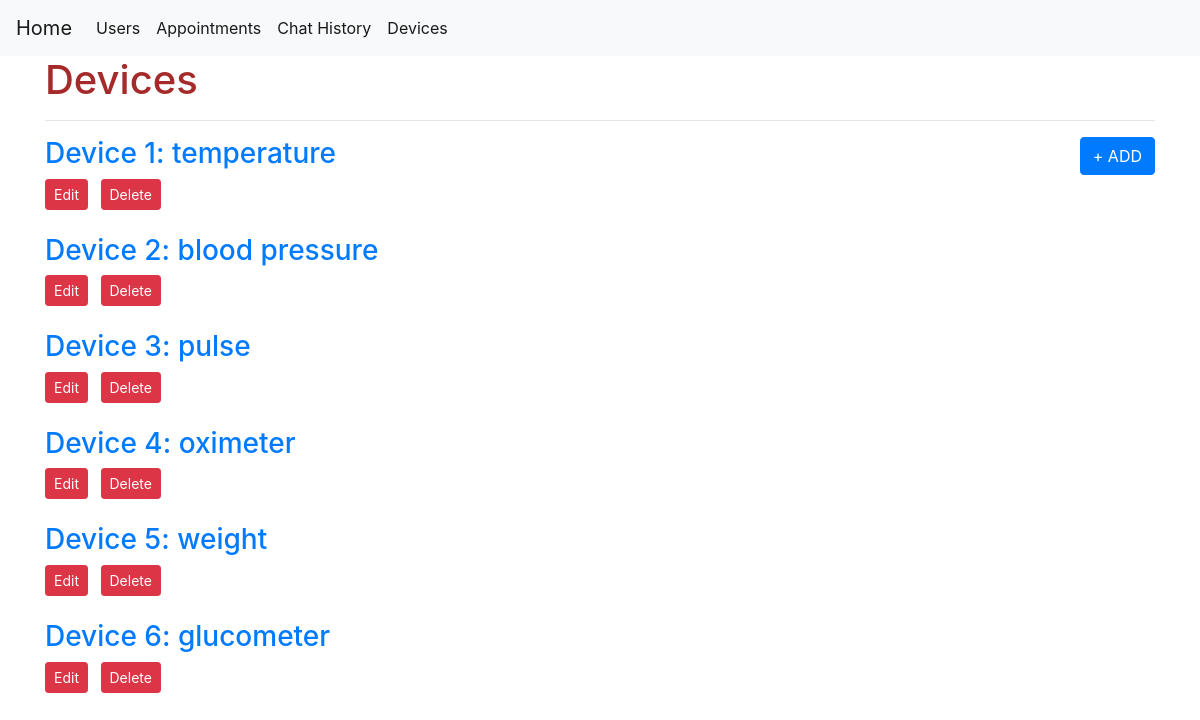
The app's page /device, older data.
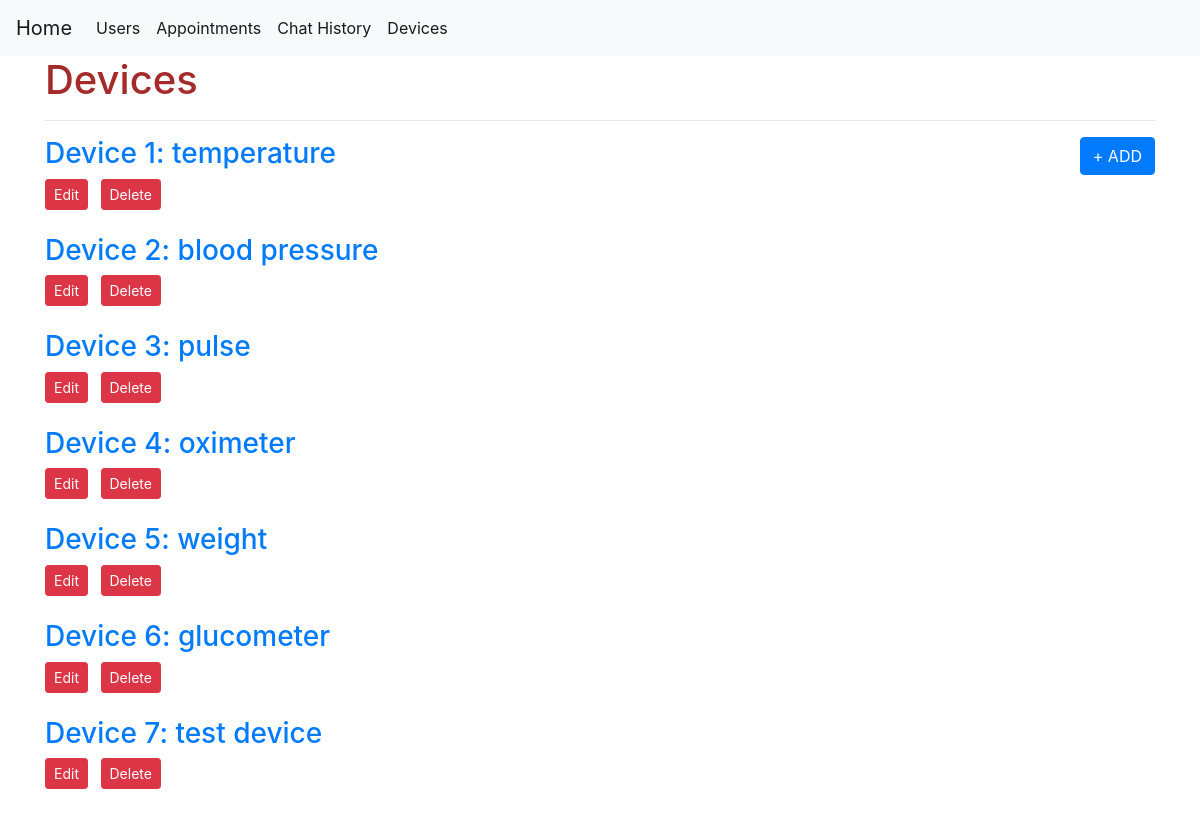
The same page, newer data.
### tables this page shows
CREATE TABLE "devices" (
	"Device_ID"	INTEGER,
	"Device_Name"	TEXT NOT NULL,
	PRIMARY KEY("Device_ID")
);

### modules/devices.py (the view)
@devices.route('/device')
def all_devices():
    if request.method == 'GET':
        conn = get_db_connection()
        devices_data = conn.execute('SELECT * FROM devices').fetchall()
        conn.close()
        return render_template('devices.html', devices_data=devices_data)

### modules/devices.py (called while the page is built)
def get_db_connection():
    conn = sqlite3.connect(DB_ADDRESS)
    conn.row_factory = sqlite3.Row
    return conn

### templates/devices.html (shortened to what this page needs)
{% extends 'base.html' %} {% block content %}
<h1 style="color: brown">{% block title %} Devices {% endblock %}</h1>
<hr />
<div class="form-group" style="float: right">
  <a href="{{ url_for('devices.new_device') }}"
    ><button type="submit" class="btn btn-primary">+ ADD</button></a
  >
</div>
{% for device_data in devices_data %}
<div>
  <a
    href="{{ url_for('devices.single_device', device_id=device_data['Device_ID']) }}"
  >
    <h3>
      Device {{ device_data['Device_ID'] }}: {{ device_data['Device_Name'] }}
    </h3>
  </a>
</div>
<div style="float: left; width: 5%">
  <a
    href="{{ url_for('devices.edit_device', device_id=device_data['Device_ID']) }}"
  >
    <input type="submit" value="Edit" class="btn btn-danger btn-sm" />
  </a>
</div>
<form
  action="{{ url_for('devices.delete_device', device_id=device_data['Device_ID']) }}"
  method="POST"
>
  <input type="submit" value="Delete" class="btn btn-danger btn-sm" />
</form>
<br />
{% endfor %} {% endblock %}

Row changes from the older to the newer data that the page shows:
added devices: Device_ID "7", Device_Name "test device"
